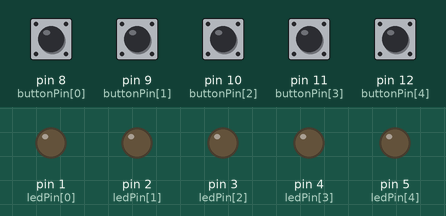
Simulated run of this sketch. Board: Arduino Uno, built with avr-gcc and run on an emulated ATmega328P. Parts: output pins drawn as LEDs (lit = HIGH). Inputs (shaded band) come from the test bench; at power-on: pin 8 (buttonPin[0]), pin 9 (buttonPin[1]), pin 10 (buttonPin[2]), pin 11 (buttonPin[3]), pin 12 (buttonPin[4]) LOW.

Above: at 1.2 s.
1.3 s: pin 10 (buttonPin[2]) pulled HIGH for 0.15 s
At 3.0 s:
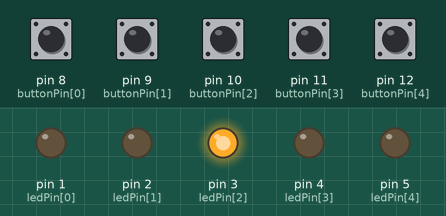
3.8 s: pin 11 (buttonPin[3]) pulled HIGH for 0.15 s
At 5.5 s:
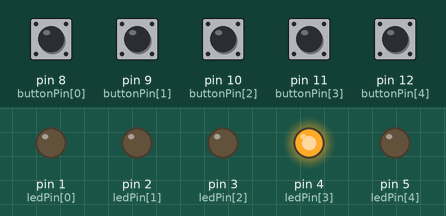
5.8 s: pin 12 (buttonPin[4]) pulled HIGH for 0.15 s
At 7.3 s:
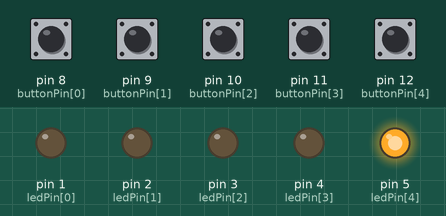
7.8 s: pin 8 (buttonPin[0]) pulled HIGH for 0.15 s
At 10.6 s:
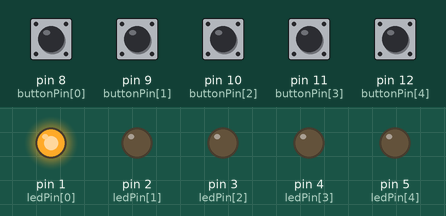
10.9 s: pin 9 (buttonPin[1]) pulled HIGH for 0.15 s
At 12.4 s:
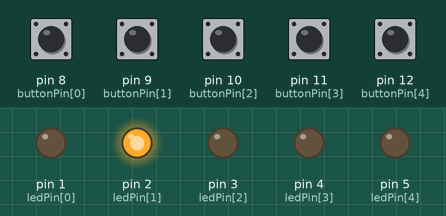
12.9 s: pin 8 (buttonPin[0]) pulled HIGH for 1 s
At 13.9 s:
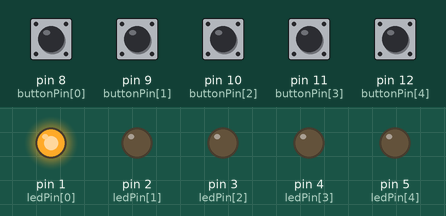
Timing chart, 0 to 15.9 s (numbered marks = the images above; inputs shaded):
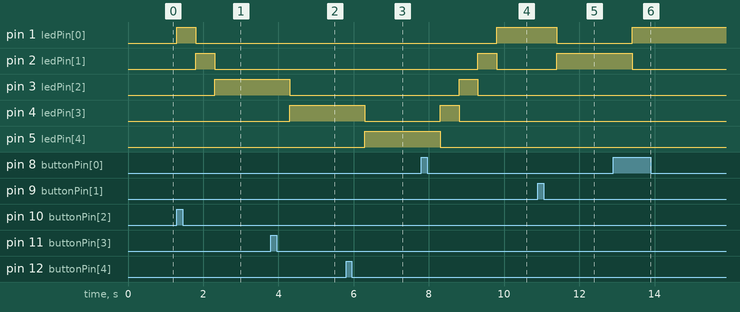

Measured:
- after the input at 1.3 s, pin 1 (ledPin[0]): LOW → HIGH at once, → LOW 0.50 s later; pin 2 (ledPin[1]): LOW → HIGH after 0.50 s, → LOW 0.50 s later; pin 3 (ledPin[2]): LOW → HIGH after 1.0 s
- after the input at 3.8 s, pin 3 (ledPin[2]): HIGH → LOW after 0.50 s; pin 4 (ledPin[3]): LOW → HIGH after 0.50 s
- after the input at 5.8 s, pin 4 (ledPin[3]): HIGH → LOW after 0.50 s; pin 5 (ledPin[4]): LOW → HIGH after 0.50 s
- after the input at 7.8 s, pin 1 (ledPin[0]): LOW → HIGH after 2.0 s; pin 2 (ledPin[1]): LOW → HIGH after 1.5 s, → LOW 0.50 s later; pin 3 (ledPin[2]): LOW → HIGH after 1.0 s, → LOW 0.50 s later; pin 4 (ledPin[3]): LOW → HIGH after 0.50 s, → LOW 0.50 s later; pin 5 (ledPin[4]): HIGH → LOW after 0.50 s
- after the input at 10.9 s, pin 1 (ledPin[0]): HIGH → LOW after 0.50 s; pin 2 (ledPin[1]): LOW → HIGH after 0.50 s
- after the input at 12.9 s, pin 1 (ledPin[0]): LOW → HIGH after 0.50 s; pin 2 (ledPin[1]): HIGH → LOW after 0.50 s

The sketch:

ledli_asans_r1.ino
```cpp
const int ledPin[] = {1, 2, 3, 4, 5};
const int buttonPin[] = {8, 9, 10, 11, 12};
int ilk;
void akma(int ilk, int son) {
  if (ilk > son) {
    for (int i = ilk; i > son; i--) {
      digitalWrite(ledPin[ilk], LOW);
      digitalWrite(ledPin[i], HIGH);
      delay(500);
      digitalWrite(ledPin[i], LOW);
    }
    digitalWrite(ledPin[son], HIGH);

  } else if (ilk < son) {
    for (int i = ilk; i < son; i++) {
      digitalWrite(ledPin[ilk], LOW);
      digitalWrite(ledPin[i], HIGH);
      delay(500);
      digitalWrite(ledPin[i], LOW);
    }
    digitalWrite(ledPin[son], HIGH);
  } else {
    digitalWrite(ledPin[son], HIGH);
  }
}

void setup() {
  for (int i = 0; i < 5; i++) {
    pinMode(ledPin[i], OUTPUT);
    pinMode(buttonPin[i], INPUT);
  }
}

void loop() {
  if (digitalRead(buttonPin[0]) == HIGH) {
    akma(ilk, 0);
    ilk = 0;
  }
  if (digitalRead(buttonPin[1]) == HIGH) {
    akma(ilk, 1);
    ilk = 1;
  }
  if (digitalRead(buttonPin[2]) == HIGH) {
    akma(ilk, 2);
    ilk = 2;
  }
  if (digitalRead(buttonPin[3]) == HIGH) {
    akma(ilk, 3);
    ilk = 3;
  }
  if (digitalRead(buttonPin[4]) == HIGH) {
    akma(ilk, 4);
    ilk = 4;
  }
  delay(100);
}
```
